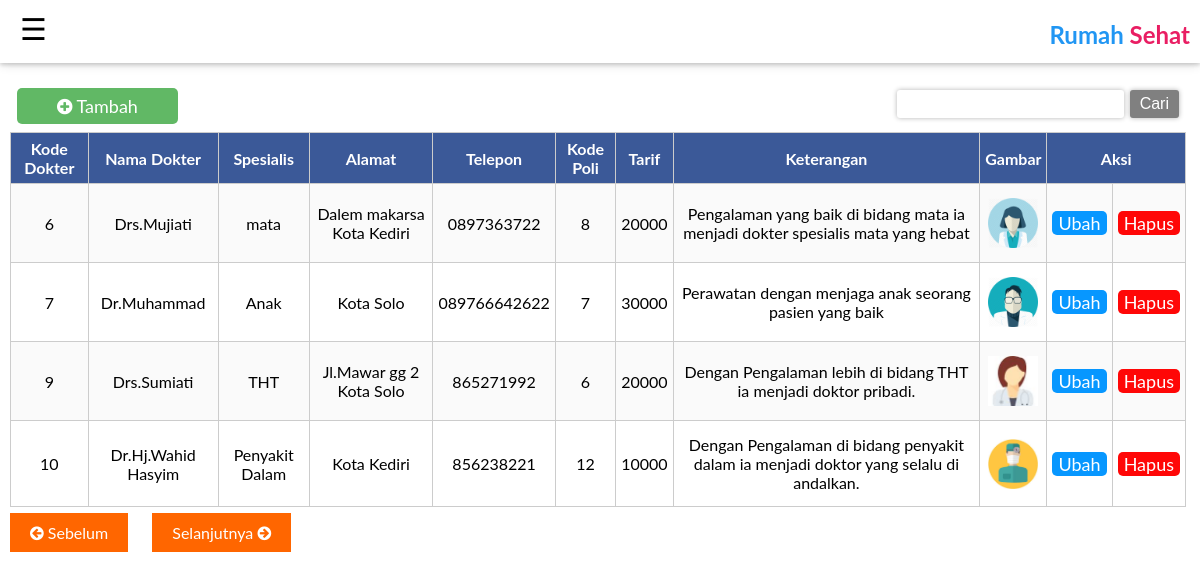
Screenshot of /apoteker/dokter.php?pageNum_Recordset1=1&totalRows_Recordset1=8 with the database file from the repository.
### tables this page shows
CREATE TABLE `tb_dokter` (
  `kd_dokter` int(50) NOT NULL,
  `nm_dokter` varchar(100) NOT NULL,
  `spesialis` varchar(100) NOT NULL,
  `alamat` varchar(100) NOT NULL,
  `telp` text NOT NULL,
  `kd_plk` int(50) NOT NULL,
  `tarif` int(50) NOT NULL,
  `ket` text NOT NULL,
  `image` varchar(100) NOT NULL
);

### apoteker/dokter.php (the view, shortened to what this page needs)
<?php require_once('../Connections/koneksi.php'); ?>
<?php
$currentPage = $_SERVER["PHP_SELF"];
$maxRows_Recordset1 = 4;
$pageNum_Recordset1 = 0;
if (isset($_GET['pageNum_Recordset1'])) {
  $pageNum_Recordset1 = $_GET['pageNum_Recordset1'];
}
$startRow_Recordset1 = $pageNum_Recordset1 * $maxRows_Recordset1;
$query_Recordset1 = "SELECT * FROM tb_dokter";
$query_limit_Recordset1 = sprintf("%s LIMIT %d, %d", $query_Recordset1, $startRow_Recordset1, $maxRows_Recordset1);
$Recordset1 = mysql_query($query_limit_Recordset1, $koneksi) or die(mysql_error());
$row_Recordset1 = mysql_fetch_assoc($Recordset1);
if (isset($_GET['totalRows_Recordset1'])) {
  $totalRows_Recordset1 = $_GET['totalRows_Recordset1'];
} else {
  $all_Recordset1 = mysql_query($query_Recordset1);
  $totalRows_Recordset1 = mysql_num_rows($all_Recordset1);
}
$totalPages_Recordset1 = ceil($totalRows_Recordset1/$maxRows_Recordset1)-1;
$queryString_Recordset1 = "";
$queryString_Recordset1 = sprintf("&totalRows_Recordset1=%d%s", $totalRows_Recordset1, $queryString_Recordset1);
?>
<!DOCTYPE html PUBLIC "-//W3C//DTD XHTML 1.0 Transitional//EN" "http://www.w3.org/TR/xhtml1/DTD/xhtml1-transitional.dtd">
<html xmlns="http://www.w3.org/1999/xhtml">
<head>
	<link href="css/sidebar.css" rel="stylesheet">
		<link href="../css/font-awesome.min.css" rel="stylesheet" type="text/css" />
	<link href="css/css.css" rel="stylesheet">
</head>
<body>
<?php include"header.php"?>
<div class="content-admin" style="overflow-x:auto;">
<div style="float:left;margin:15px;">
<a class="tambah" href="input-dokter.php"><i class="fa fa-plus-circle"></i> Tambah</a>
</div>
<div style="float:right;margin:0px 19px;">
<form id="form1" name="form1" method="post" action="cari.php">
  <input type="text" name="cari" id="textfield" />
  <input type="submit" name="search" id="button" value="Cari"/>
</form>
</div>
<table width="100%" border="1">
  <tr>
    <th>Kode Dokter</th>
    <th>Nama Dokter</th>
    <th>Spesialis</th>
    <th>Alamat</th>
    <th>Telepon</th>
    <th>Kode Poli</th>
    <th>Tarif</th>
    <th>Keterangan</th>
    <th>Gambar</th>
    <th colspan="2">Aksi</th>
  </tr>
  <?php do { ?>
    <tr>
      <td><?php echo $row_Recordset1['kd_dokter']; ?></td>
      <td><?php echo $row_Recordset1['nm_dokter']; ?></td>
      <td><?php echo $row_Recordset1['spesialis']; ?></td>
      <td><?php echo $row_Recordset1['alamat']; ?></td>
      <td><?php echo $row_Recordset1['telp']; ?></td>
      <td><?php echo $row_Recordset1['kd_plk']; ?></td>
      <td><?php echo $row_Recordset1['tarif']; ?></td>
      <td><?php echo $row_Recordset1['ket']; ?></td>
      <td><img src="../apoteker/image/<?php echo $row_Recordset1['image']; ?>" width="50" height="50" /></td>
      <td><a class="ubah" href="update-dokter.php?kd_dokter=<?php echo $row_Recordset1['kd_dokter']; ?>">Ubah</a></td>
      <td><a class="hapus" onclick="return confirm('Apakah anda ingin menghapus data ini');" href="delete-dokter.php?kd_dokter=<?php echo $row_Recordset1['kd_dokter']; ?>">Hapus</a></td>
    </tr>
    <?php } while ($row_Recordset1 = mysql_fetch_assoc($Recordset1)); ?>
</table>
<p>
	<a class="pagination" href="<?php printf("%s?pageNum_Recordset1=%d%s", $currentPage, max(0, $pageNum_Recordset1 - 1), $queryString_Recordset1); ?>"><i class="fa fa-arrow-circle-left"></i> Sebelum</a>
	<a class="pagination" href="<?php printf("%s?pageNum_Recordset1=%d%s", $currentPage, min($totalPages_Recordset1, $pageNum_Recordset1 + 1), $queryString_Recordset1); ?>">Selanjutnya <i class="fa fa-arrow-circle-right"></i></a>
</p>
</body>
</html>

### apoteker/css/sidebar.css (style rules this page uses)
body { font-family: "Lato", sans-serif; margin:0px; }
a { text-decoration:none; }
.content-admin { width: 100%; height: auto; background-color:#fff; margin:80px 0px; float: left; }

### apoteker/css/css.css (style rules this page uses)
a { text-decoration:none; }
input[type="submit"],input[type="reset"],button,input[type="radio"] { cursor:pointer; margin:0px 2px; background-color:grey; color:#fff; -webkit-transition:background 1s; padding:5px 10px; }
.tambah { cursor:pointer; margin:2px 2px; -webkit-transition:background 1s; background:rgba(76, 175, 80, 0.88); color:white; font-size:18px; padding:7px 40px; border-radius:5px; }
.ubah { cursor:pointer; -webkit-transition:background 1s; background:rgba(7, 151, 255, 1); color:white; text-align:center; font-size:18px; border-radius:5px; padding:1px 6px; }
.hapus { cursor:pointer; text-align:center; -webkit-transition:background 1s; background:rgba(255, 7, 7, 1); color:white; padding:1px 6px; font-size:18px; border-radius:5px; }
input,textarea,select,button,.submit-data { font-family: Verdana,sans-serif; border-radius: 3px; padding: 5px 10px; margin: 10px 0px; border: 0; box-shadow: 0px 0px 5px 0px rgba(0,0,0,0.3); font-size: 16px; box-sizing: border-box; }
table { border-collapse: collapse; font-size: 16px; margin:10px; background:#fff; border-radius:5px; width:98%; }
table tr td { padding: 14px 5px; text-align: center; border: solid 1px #ccc; }
table th { padding:6px 5px; border:solid 1px #ccc; background:#3B5998; color:#fff; }
tr:nth-child(even) { background-color: rgba(230,230,230,0.2); }
.pagination { width:100px; height:auto; padding:10px 20px; margin:0px 10px; background:#ff6600; color:#fff; }

### rows the page displays
tb_dokter: kd_dokter "6", nm_dokter "Drs.Mujiati", spesialis "mata", alamat "Dalem makarsa Kota Kediri", telp "0897363722", kd_plk "8", tarif "20000", ket "Pengalaman yang baik di bidang mata ia menjadi dokter spesialis mata yang hebat", image (picture)
tb_dokter: kd_dokter "7", nm_dokter "Dr.Muhammad", spesialis "Anak", alamat "Kota Solo", telp "089766642622", kd_plk "7", tarif "30000", ket "Perawatan dengan menjaga anak seorang pasien yang baik", image (picture)
tb_dokter: kd_dokter "9", nm_dokter "Drs.Sumiati", spesialis "THT", alamat "Jl.Mawar gg 2 Kota Solo", telp "865271992", kd_plk "6", tarif "20000", ket "Dengan Pengalaman lebih di bidang THT ia menjadi doktor pribadi.", image (picture)
tb_dokter: kd_dokter "10", nm_dokter "Dr.Hj.Wahid Hasyim", spesialis "Penyakit Dalam", alamat "Kota Kediri", telp "856238221", kd_plk "12", tarif "10000", ket "Dengan Pengalaman di bidang penyakit dalam ia menjadi doktor yang selalu di andalkan.", image (picture)
